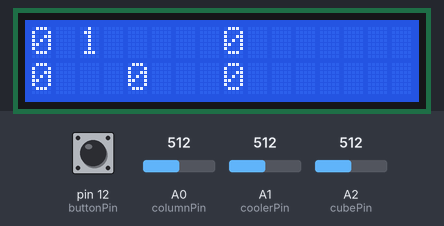
Recording of a sketch running on a simulated Arduino Uno, built with avr-gcc and run on an emulated ATmega328P. Parts: 16×2 character LCD. Inputs (shaded band) come from the test bench; at power-on: A0 (columnPin) = 512, A1 (coolerPin) = 512, A2 (cubePin) = 512, pin 12 (buttonPin) HIGH. EEPROM starts erased; what the sketch prints to the serial monitor is not drawn.

Above: at 1.3 s.
1.4 s: A0 (columnPin) set to 564
At 3.0 s:
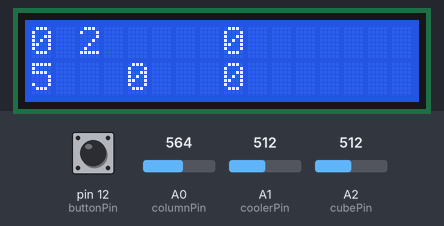
3.7 s: A1 (coolerPin) set to 900
At 5.0 s:
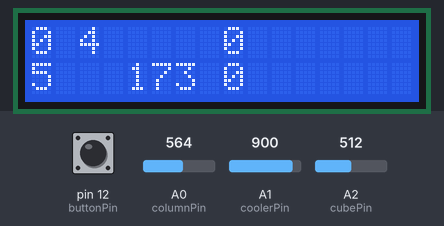
5.7 s: A2 (cubePin) set to 564
At 6.7 s:
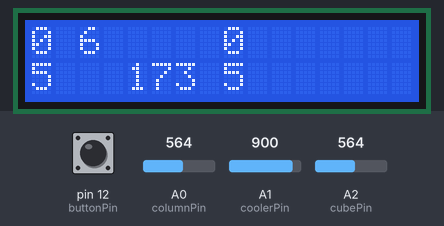
7.7 s: pin 12 (buttonPin) pulled LOW for 0.15 s
At 9.0 s:
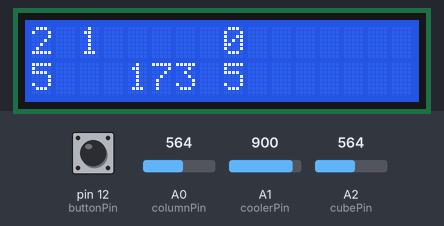
9.7 s: A0 (columnPin) set to 544
At 11.0 s:
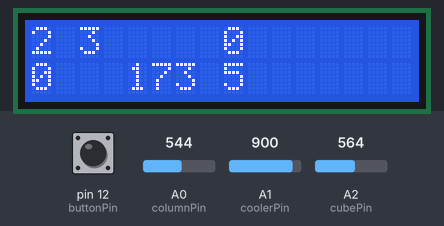
11.7 s: A2 (cubePin) set to 544
At 12.5 s:
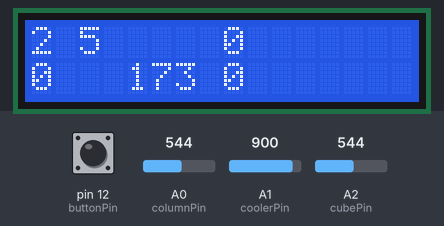
Timing chart, 0 to 14.7 s (numbered marks = the images above; inputs shaded):
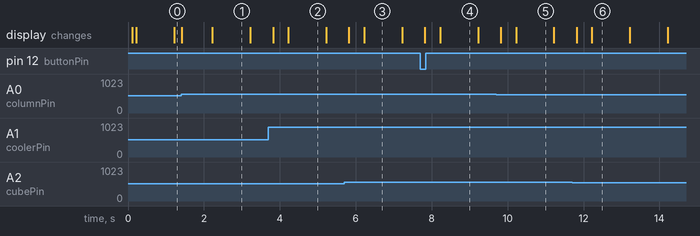

The sketch:

Agregator.ino
```cpp
#include "LCD.h"
#include "Config.h"
#include "Interval.h"

#define DEBUG

using namespace ACRobot;

const uint8_t columnPin = A0;
const uint8_t coolerPin = A1;
const uint8_t cubePin   = A2;

const uint8_t valvePin   = 8;
const uint8_t heater1Pin = 9;
const uint8_t heater2Pin = 10;
const uint8_t buttonPin  = 12;

uint16_t columnTemp;
uint16_t coolerTemp;
uint16_t cubeTemp;

struct Settings
{
  uint8_t status;
  uint32_t time;
  uint32_t finish;
};

enum State
{
  WaitStart,
  WaitCooler,
  WaitHeater,
  StopHeat,
  RestartProcess
};

Settings settings = { 0, 0, 0 };
Config<Settings> config(0x03, settings);

enum IntervalType {
    GLOBAL,
    SCREEN,
    BLINK,
    CONFIG,
    NUMBER_OF_INTERVALS
};

const unsigned long GLOBAL_INTERVAL   = 50;
const unsigned long SCREEN_INTERVAL   = 100;
const unsigned long BLINK_INTERVAL    = 1000;
const unsigned long CONFIG_INTERVAL   = 10000;

Intervals<NUMBER_OF_INTERVALS> intervals;

LCD<LCD_1602A> lcd;

Waiting waiting(buttonPin);

int poll()
{
  return intervals.status();
}

void setup()
{
#ifdef DEBUG
  Serial.begin(9600);
#endif

  settings = config();

  intervals[GLOBAL]   = GLOBAL_INTERVAL;
  intervals[BLINK]    = BLINK_INTERVAL;
  intervals[SCREEN]   = SCREEN_INTERVAL;
  intervals[CONFIG]   = CONFIG_INTERVAL;

#ifdef DEBUG
  Serial.println("wait");
#endif

//  waitForStartWithLED(button);

#ifdef DEBUG
  Serial.println("start");
#endif
}

void blink()
{
  static bool led = true;

  if (led)
    clearDigitalPin(13);
  else
    setDigitalPin(13);

  settings.time++;

#ifdef DEBUG
  Serial.println("blink");
#endif
}

void screen()
{
  lcd.clear();
  lcd.print(settings.status);
  lcd.setCursor(2, 0);
  lcd.print(settings.time);
  lcd.setCursor(8, 0);
  lcd.print(settings.finish);
  lcd.setCursor(0, 1);
  lcd.print(columnTemp);
  lcd.setCursor(4, 1);
  lcd.print(coolerTemp);
  lcd.setCursor(8, 1);
  lcd.print(cubeTemp);
}

uint16_t toTemp(uint16_t raw)
{
  const uint16_t minRaw = 554;

  if (raw < minRaw)
    raw = minRaw;

  return (raw - 554) / 2;
}

void setState(uint8_t currentState)
{
  switch(currentState)
  {
    case WaitCooler:
      digitalWrite(valvePin,   LOW);
      digitalWrite(heater1Pin, HIGH);
      digitalWrite(heater2Pin, HIGH);
      break;
    case WaitHeater:
      digitalWrite(valvePin,   HIGH);
      digitalWrite(heater1Pin, HIGH);
      digitalWrite(heater2Pin, HIGH);
      break;
    case StopHeat:
    case WaitStart:
    case RestartProcess:
    default:
      digitalWrite(valvePin,   LOW);
      digitalWrite(heater1Pin, LOW);
      digitalWrite(heater2Pin, LOW);
      break;
  }
}

uint8_t fsm(uint8_t currentState)
{
  uint8_t newState = currentState;
  static uint32_t lastTime = 0;

  if (currentState != WaitStart) {
    if(waiting) {
      if (lastTime != 0) {
        if ((lastTime + 5) < settings.time)
          return RestartProcess;
      } else
        lastTime = settings.time;
    } else lastTime = 0;
  }

  switch(currentState)
  {
    case WaitStart:
      if (waiting) {
        settings.finish = 0;
        settings.time = 0;
        newState = WaitCooler;
      }
      break;
    case WaitCooler:
      if (coolerTemp > 50)
        newState = WaitHeater;
      break;
    case WaitHeater:
      if (cubeTemp > 98) {
        newState = StopHeat;
        settings.finish = settings.time;
      }
      break;
    case StopHeat:
      if ((settings.finish + 60) < settings.time)
        newState = RestartProcess;
      break;
    case RestartProcess:
    default:
      newState = WaitStart;
      settings.time = 0;
      break;
  }

  return newState;
}

void logic()
{
  uint8_t state = settings.status;
  setState(state);

  columnTemp = toTemp(analogRead(columnPin));
  coolerTemp = toTemp(analogRead(coolerPin));
  cubeTemp   = toTemp(analogRead(cubePin));

#ifdef DEBUG
  Serial.print(state);
  Serial.print(" -> ");
#endif

  state = fsm(state);

#ifdef DEBUG
  Serial.print(state);
  Serial.print(" = ");
  Serial.print(settings.time);
  Serial.print(" (");
  Serial.print(settings.finish);
  Serial.print("): ");
  Serial.print(columnTemp);
  Serial.print(", ");
  Serial.print(coolerTemp);
  Serial.print(", ");
  Serial.println(cubeTemp);
#endif

  settings.status = state;
}

void loop()
{
  switch (poll())
  {
    case GLOBAL:
      logic();
      break;
    case SCREEN:
      screen();
      break;
    case BLINK:
      blink();
      break;
    case CONFIG:
      config(settings);
      config.poll();
      break;
  }
}
```

Interval.cpp
```cpp
#include "Interval.h"

namespace ACRobot {

bool Interval::poll(unsigned long ms)
{
  if (ms - _last >= _interval) {
    _last = ms;
    return true;
  }

  return false;
}

} // ACRobot namespace
```

Interval.h
```cpp
#ifndef _ACROBOT_INTERVAL_H
#define _ACROBOT_INTERVAL_H

#include "Utils.h"

namespace ACRobot {

class Interval: public PollingInterface
{
  public:
    Interval(): _interval(0), _last(0) {}
    Interval(long ms): _interval(ms), _last(0) {}
    bool poll() { return poll(millis()); }
    bool poll(unsigned long ms);

    unsigned long& operator =(unsigned long ms) { return _interval = ms; }
    bool operator !() { return _interval == 0; }

  private:

    unsigned long _interval;
    unsigned long _last;
};

template <int n>
class Intervals
{
  public:
    Intervals() {}
    int status()
    {
      unsigned long ms = millis();
      for (register int i = 0; i < n; i++)
      {
        if (!_intervals[i])
          continue;
        if (_intervals[i].poll(ms))
          return i;
      }
      return -1;
    }

    Interval& operator[] (const int index)
    {
      return _intervals[index];
    }

  private:

    Interval _intervals[n];
};

} // ACRobot namespace

#endif
```

PinChange.cpp
```cpp
#include "PinChange.h"

namespace ACRobot {

volatile uint8_t *port_to_pcmask[] = {
  &PCMSK0,
  &PCMSK1,
  &PCMSK2
};

static int PCintMode[24];

volatile static voidFuncPtr PCintFunc[24] = {
  NULL
};

volatile static uint8_t PCintLast[3];

void PCattachInterrupt(uint8_t pin, void (*userFunc)(void), int mode) {
  uint8_t bit = digitalPinToBitMask(pin);
  uint8_t port = digitalPinToPort(pin);
  uint8_t slot;
  volatile uint8_t *pcmask;

  // map pin to PCIR register
  if (port == NOT_A_PORT) {
    return;
  }
  else {
    port -= 2;
    pcmask = port_to_pcmask[port];
  }

  // -- Fix by Baziki. In the original sources it was a little bug, which cause analog ports to work incorrectly.
  if (port == 1) {
    slot = port * 8 + (pin - 14);
  }
  else {
    slot = port * 8 + (pin % 8);
  }
  // --Fix end
  PCintMode[slot] = mode;
  PCintFunc[slot] = userFunc;
  // set the mask
  *pcmask |= bit;
  // enable the interrupt
  PCICR |= 0x01 << port;
}

void PCdetachInterrupt(uint8_t pin) {
  uint8_t bit = digitalPinToBitMask(pin);
  uint8_t port = digitalPinToPort(pin);
  volatile uint8_t *pcmask;

  // map pin to PCIR register
  if (port == NOT_A_PORT) {
    return;
  }
  else {
    port -= 2;
    pcmask = port_to_pcmask[port];
  }

  // disable the mask.
  *pcmask &= ~bit;
  // if that's the last one, disable the interrupt.
  if (*pcmask == 0) {
    PCICR &= ~(0x01 << port);
  }
}

// common code for isr handler. "port" is the PCINT number.
// there isn't really a good way to back-map ports and masks to pins.
static void PCint(uint8_t port) {
  uint8_t bit;
  uint8_t curr;
  uint8_t mask;
  uint8_t pin;

  // get the pin states for the indicated port.
  curr = *portInputRegister(port + 2);
  mask = curr ^ PCintLast[port];
  PCintLast[port] = curr;
  // mask is pins that have changed. screen out non pcint pins.
  if ((mask &= *port_to_pcmask[port]) == 0) {
    return;
  }
  // mask is pcint pins that have changed.
  for (uint8_t i = 0; i < 8; i++) {
    bit = 0x01 << i;
    if (bit & mask) {
      pin = port * 8 + i;
      // Trigger interrupt if mode is CHANGE, or if mode is RISING and
      // the bit is currently high, or if mode is FALLING and bit is low.
      if ((PCintMode[pin] == CHANGE
           || ((PCintMode[pin] == RISING) && (curr & bit))
           || ((PCintMode[pin] == FALLING) && !(curr & bit)))
          && (PCintFunc[pin] != NULL)) {
        PCintFunc[pin]();
      }
    }
  }
}


SIGNAL(PCINT0_vect) {
  PCint(0);
}
SIGNAL(PCINT1_vect) {
  PCint(1);
}
SIGNAL(PCINT2_vect) {
  PCint(2);
}


} // ACRobot namespace
```

PinChange.h
```cpp
#ifndef _ACROBOT_PIN_CHANGE_H
#define _ACROBOT_PIN_CHANGE_H

#include "Utils.h"

namespace ACRobot {
/*
   an extension to the interrupt support for arduino.
   add pin change interrupts to the external interrupts, giving a way
   for users to have interrupts drive off of any pin.
   Refer to avr-gcc header files, arduino source and atmega datasheet.
*/

/*
   Theory: all IO pins on Atmega168 are covered by Pin Change Interrupts.
   The PCINT corresponding to the pin must be enabled and masked, and
   an ISR routine provided.  Since PCINTs are per port, not per pin, the ISR
   must use some logic to actually implement a per-pin interrupt service.
*/

/* Pin to interrupt map:
   D0-D7 = PCINT 16-23 = PCIR2 = PD = PCIE2 = pcmsk2
   D8-D13 = PCINT 0-5 = PCIR0 = PB = PCIE0 = pcmsk0
   A0-A5 (D14-D19) = PCINT 8-13 = PCIR1 = PC = PCIE1 = pcmsk1
*/

typedef void (*voidFuncPtr)(void);

/*
   attach an interrupt to a specific pin using pin change interrupts.
*/
void PCattachInterrupt(uint8_t pin, void (*userFunc)(void), int mode);
void PCdetachInterrupt(uint8_t pin);

} // ACRobot namespace

#endif
```

Utils.cpp
```cpp
#include "Utils.h"

namespace ACRobot {

void setDigitalPin(uint8_t pin)
{
  uint8_t bit = digitalPinToBitMask(pin);
  uint8_t port = digitalPinToPort(pin);
  volatile uint8_t *out = portOutputRegister(port);

  register uint8_t oldSREG = SREG;
  cli();

  *out |= bit;

  SREG = oldSREG;
}

void clearDigitalPin(uint8_t pin)
{
  uint8_t bit = digitalPinToBitMask(pin);
  uint8_t port = digitalPinToPort(pin);
  volatile uint8_t *out = portOutputRegister(port);

  register uint8_t oldSREG = SREG;
  cli();

  *out &= ~bit;

  SREG = oldSREG;
}

uint8_t getDigitalPin(uint8_t pin)
{
  uint8_t bit = digitalPinToBitMask(pin);
  uint8_t port = digitalPinToPort(pin);

  if (*portInputRegister(port) & bit) return HIGH;
  return LOW;
}

void setOutputPin(uint8_t pin)
{
  uint8_t bit = digitalPinToBitMask(pin);
  uint8_t port = digitalPinToPort(pin);
  volatile uint8_t *reg = portModeRegister(port);

  uint8_t oldSREG = SREG;
  cli();

  *reg |= bit;

  SREG = oldSREG;
}

void setInputPin(uint8_t pin)
{
  uint8_t bit = digitalPinToBitMask(pin);
  uint8_t port = digitalPinToPort(pin);
  volatile uint8_t *reg = portModeRegister(port);

  uint8_t oldSREG = SREG;
  cli();

  *reg &= ~bit;

  SREG = oldSREG;
}

} // ACRobot namespace
```

Utils.h
```cpp
#ifndef _ACROBOT_UTILS_H
#define _ACROBOT_UTILS_H

#if (ARDUINO >= 100)
  #include "Arduino.h"
#else
  #if defined(__AVR__)
    #include <avr/io.h>
  #endif
  #include "WProgram.h"
#endif

#define clear_bit(port,bit) \
    asm volatile (             \
        "cbi %0, %1" "\n\t" : : "I" (_SFR_IO_ADDR(port)), "I" (bit))

#define set_bit(port,bit) \
    asm volatile (             \
        "sbi %0, %1" "\n\t" : : "I" (_SFR_IO_ADDR(port)), "I" (bit))

#include <inttypes.h>

namespace ACRobot {

void setDigitalPin(uint8_t pin);
void clearDigitalPin(uint8_t pin);
uint8_t getDigitalPin(uint8_t pin);

void setOutputPin(uint8_t pin);
void setInputPin(uint8_t pin);

class PollingInterface
{
  public:
    virtual bool poll() { return false; };
};

class Waiting
{
  uint8_t pin;
public:
  Waiting(uint8_t waitingPin): pin(waitingPin)
  {
    pinMode(pin, INPUT_PULLUP);
  }
  ~Waiting()
  {
    clearDigitalPin(pin);
  }
  operator bool()
  {
    return getDigitalPin(pin) != HIGH;
  }
};

inline void waitForStart(uint8_t pin)
{
  pinMode(pin, INPUT_PULLUP);
  while(getDigitalPin(pin) == HIGH);
  clearDigitalPin(pin);
  setInputPin(pin);
}

inline void waitForStartWithLED(uint8_t pin)
{
  pinMode(pin, INPUT_PULLUP);
  while(getDigitalPin(pin) == HIGH);
  setOutputPin(pin);
  clearDigitalPin(pin);
}

} // ACRobot namespace

#endif
```

Config.cpp
```cpp
#include "Config.h"

namespace ACRobot {

} // ACRobot namespace
```

Config.h
```cpp
#ifndef _ACROBOT_CONFIG_H
#define _ACROBOT_CONFIG_H

#include "Utils.h"
#include <EEPROM.h>

#define CONFIG_NAME_LEN 7
#define CONFIG_DEFAULT_NAME "ACRobot"

namespace ACRobot {

template<class Data>
class Config: public PollingInterface
{
  public:
    typedef uint8_t name_array[CONFIG_NAME_LEN];

  private:
    struct Buffer {
      name_array name;
      uint8_t version;
      Data data;
    } buffer;
  public:
    Config(const char *name, uint8_t version, const Data &default_config);
    Config(uint8_t version, const Data &default_config):
        Config(CONFIG_DEFAULT_NAME, version, default_config) {};

    bool poll();
    bool poll(const Data &settings) {
      (*this)(settings);
      return poll();
    }

    const Data &operator() () const {
      return buffer.data;
    }
    void operator() (const Data &data) {
      _updated = true;
      buffer.data = data;
    }

    const name_array& name() const {
      return buffer.name;
    }
    const uint8_t& version() const {
      return buffer.version;
    }

  private:

    uint8_t _updated;
};


template<class Data>
Config<Data>::Config(const char *name, uint8_t version, const Data &default_config):
  _updated(false)
{
  bool already_exists = true;
  uint8_t name_len = strlen(name);
  for (uint8_t i = 0; i < CONFIG_NAME_LEN; i++)
  {
    byte sym = 0;
    if (i < name_len)
      sym = name[i];
    buffer.name[i] = sym;
    if (EEPROM.read(i) != sym)
      already_exists = false;
  }
  buffer.version = version;
  if (EEPROM.read(CONFIG_NAME_LEN) != version)
    already_exists = false;
  if (!already_exists) {
    buffer.data = default_config;
    uint8_t *pbuffer = (uint8_t *) &buffer;
    for (uint8_t i = 0; i < sizeof(buffer); i++)
      EEPROM.write(i, pbuffer[i]);
  } else {
    uint8_t *pbuffer = (uint8_t *) &buffer;
    for (uint8_t i = CONFIG_NAME_LEN + 1; i < sizeof(buffer); i++)
      pbuffer[i] = EEPROM.read(i);
  }
}

template<class Data>
bool Config<Data>::poll()
{
  if(_updated) {
    uint8_t *pbuffer = (uint8_t *) &buffer;
    for (uint8_t i = CONFIG_NAME_LEN + 1; i < sizeof(buffer); i++)
      EEPROM.write(i, pbuffer[i]);
    _updated = false;
    return true;
  }
  return false;
}

} // ACRobot namespace

#endif
```

LCD.h
```cpp
#ifndef _ACROBOT_LCD_H
#define _ACROBOT_LCD_H

#include <LiquidCrystal.h>

namespace ACRobot {

enum LCD_type
{
  LCD_1602A,
};

template<LCD_type type>
class LCD {};

template<>
class LCD<LCD_1602A>: public LiquidCrystal
{
    // const uint8_t resetPin  = 7;
    // const uint8_t enablePin = 6;
    // const uint8_t data4Pin  = 5;
    // const uint8_t data5Pin  = 4;
    // const uint8_t data6Pin  = 3;
    // const uint8_t data7Pin  = 2;

  public:
    LCD():
      LiquidCrystal (7, 6, 5, 4, 3, 2)
    {
      begin(16, 2);
    }
};

} // ACRobot namespace

#endif
```

Measured:
- what the display in image 1 shows lasts 1.0 s, from 2.2 s to 3.2 s
